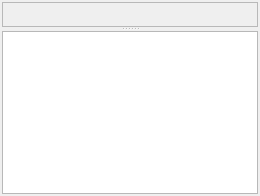
  <widget class="QWidget" name="MainWindowLayout">
   <layout class="QHBoxLayout">
    <property name="spacing">
     <number>4</number>
    </property>
    <property name="margin">
     <number>2</number>
    </property>
    <item>
     <layout class="QVBoxLayout">
      <property name="spacing">
       <number>0</number>
      </property>
      <property name="margin">
       <number>0</number>
      </property>
      <item>
       <widget class="TTabBar" name="ModelTabs" native="true">
        <property name="sizePolicy">
         <sizepolicy hsizetype="Expanding" vsizetype="Fixed">
          <horstretch>255</horstretch>
          <verstretch>0</verstretch>
         </sizepolicy>
        </property>
       </widget>
      </item>
      <item>
       <widget class="QSplitter" name="MainSplitter">
        <property name="orientation">
         <enum>Qt::Vertical</enum>
        </property>
        <widget class="QFrame" name="ViewFrame">
         <property name="frameShape">
          <enum>QFrame::StyledPanel</enum>
         </property>
         <property name="frameShadow">
          <enum>QFrame::Raised</enum>
         </property>
        </widget>
        <widget class="QTextEdit" name="TextDisplay">
         <property name="sizePolicy">
          <sizepolicy hsizetype="Expanding" vsizetype="MinimumExpanding">
           <horstretch>255</horstretch>
           <verstretch>0</verstretch>
          </sizepolicy>
         </property>
         <property name="minimumSize">
          <size>
           <width>0</width>
           <height>64</height>
          </size>
         </property>
         <property name="maximumSize">
          <size>
           <width>16777215</width>
           <height>256</height>
          </size>
         </property>
         <property name="font">
          <font>
           <family>Courier 10 Pitch</family>
          </font>
         </property>
         <property name="mouseTracking">
          <bool>true</bool>
         </property>
         <property name="focusPolicy">
          <enum>Qt::NoFocus</enum>
         </property>
         <property name="contextMenuPolicy">
          <enum>Qt::DefaultContextMenu</enum>
         </property>
         <property name="acceptDrops">
          <bool>false</bool>
         </property>
         <property name="horizontalScrollBarPolicy">
          <enum>Qt::ScrollBarAlwaysOff</enum>
         </property>
         <property name="undoRedoEnabled">
          <bool>false</bool>
         </property>
         <property name="readOnly">
          <bool>true</bool>
         </property>
         <property name="acceptRichText">
          <bool>false</bool>
         </property>
         <property name="textInteractionFlags">
          <set>Qt::TextBrowserInteraction</set>
         </property>
        </widget>
       </widget>
      </item>
     </layout>
    </item>
   </layout>
  </widget>
